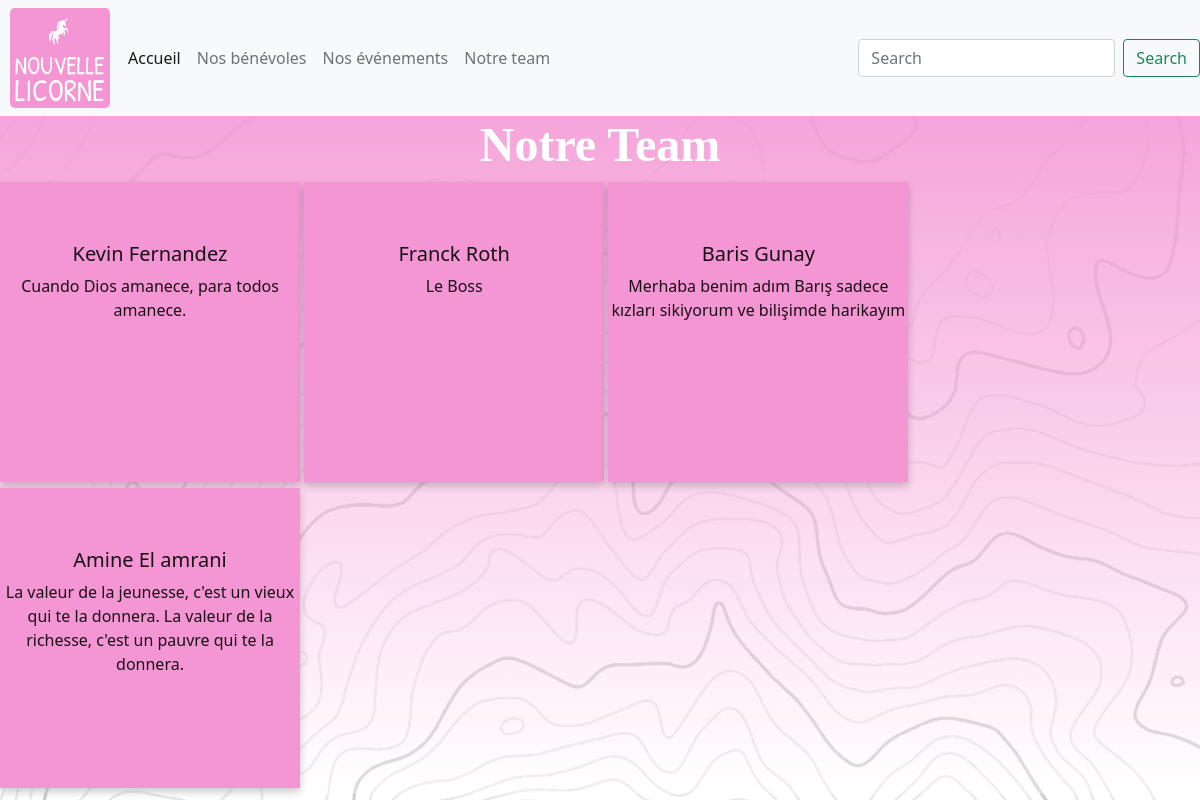
The app's page /team.php with its own data.
### tables this page shows
CREATE TABLE `team` (
  `id` int(11) NOT NULL,
  `prenom` varchar(255) NOT NULL,
  `nom` varchar(255) NOT NULL,
  `pic` varchar(255) NOT NULL,
  `text` text NOT NULL
);

### team.php (the view, shortened to what this page needs)
<!doctype html>
<html lang="fr">
  <head>
    <link href="https://cdn.jsdelivr.net/npm/bootstrap@5.1.3/dist/css/bootstrap.min.css" rel="stylesheet">
     <link href="style.css" rel="stylesheet">
  </head>
  <body>
    <?php
        require 'navbar.php';
    ?>
    <h2>Notre Team</h2>
    <?php
    try
    {
      $db = new PDO('mysql:host=localhost;dbname=nouvelle_licorne;charset=utf8', 'root', '');
    }
    catch (Exception $e)
    {
            die('Erreur : ' . $e->getMessage());
    }
    $teamStat = $db->prepare('SELECT * FROM team');
    $teamStat->execute();
    $team = $teamStat->fetchAll();
    foreach ($team as $team) {
      ?>
        <div class="flip-card">
          <div class="flip-card-inner">
              <div class="flip-card-front">
                <h5 class="card-title"><?php echo $team['prenom']; ?> <?php echo $team['nom']; ?></h5>
                <p class="card-text"><?php echo $team['text']; ?></p>
                  </div>
              <div class="flip-card-back">
              </div>
          </div>
        </div>
      <?php
      }
    ?>
  </body>
</html>

### navbar.php (shortened to what this page needs)
<nav class="navbar navbar-expand-lg navbar-light bg-light">
<a href ="index.php" ><img class="Logo"
                    src="./img/Logo.png"
                    alt="Logo NouvelleLicorne"></a>
    <div class="collapse navbar-collapse" id="navbarSupportedContent">
      <ul class="navbar-nav me-auto mb-2 mb-lg-0">
        <li class="nav-item">
          <a class="nav-link active" aria-current="page" href="index.php">Accueil</a>
        </li>
        <li class="nav-item">
          <a class="nav-link" href="./bénévoles.php">Nos bénévoles</a>
        </li>
        <li class="nav-item">
          <a class="nav-link" href="./evenements.php">Nos événements</a>
        </li>
        <li class="nav-item">
          <a class="nav-link" href="./team.php">Notre team</a>
        </li>
      </ul>
      <form class="d-flex">
        <input class="form-control me-2" type="search" placeholder="Search" aria-label="Search">
        <button class="btn btn-outline-success" type="submit">Search</button>
      </form>
    </div>
</nav>

### style.css (style rules this page uses)
body { background-color: #F495D4; background-image: linear-gradient(to bottom, #f495d4, rgba(255, 255, 255, 0.3)), url('./img/back.png'); background-repeat: no-repeat; }
.Logo { width: 100px; height: 100px; margin-left: 10px; margin-right: 10px; border-radius: 5px; }
.nav-link { margin: auto !important; }
h1, h2, #btnVideo { color: white; font-family: Trebuchet MS; font-weight: bold; text-align: center; }
h2 { font-size: 3rem; }
.flip-card { background-color: transparent; width: 300px; height: 300px; perspective: 1000px; display: inline-block; }
.flip-card-inner { position: relative; width: 100%; height: 100%; text-align: center; transition: transform 0.6s; transform-style: preserve-3d; box-shadow: 0 4px 8px 0 rgba(0,0,0,0.2); }
.flip-card-front, .flip-card-back { position: absolute; width: 100%; height: 100%; -webkit-backface-visibility: hidden; backface-visibility: hidden; }
.flip-card-front { background-color: #F495D4; color: hsla(0, 0%, 0%, 0.9); padding-top: 60px; }
.flip-card-back { background-color: #F495D4; color: white; transform: rotateY(180deg); }

### records on screen
team: prenom "Kevin", nom "Fernandez", text "Cuando Dios amanece, para todos amanece."
team: prenom "Franck", nom "Roth", text "Le Boss"
team: prenom "Baris", nom "Gunay", text "Merhaba benim adım Barış sadece kızları sikiyorum ve bilişimde harikayım"
team: prenom "Amine", nom "El amrani", text "La valeur de la jeunesse, c'est un vieux qui te la donnera. La valeur de la richesse, c'est un pauvre qui te la donnera."
